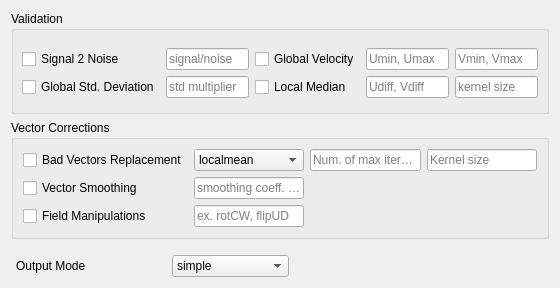
             <widget class="QWidget" name="PosPage">
              <property name="geometry">
               <rect>
                <x>0</x>
                <y>0</y>
                <width>560</width>
                <height>288</height>
               </rect>
              </property>
              <attribute name="label">
               <string>Post-Process</string>
              </attribute>
              <layout class="QGridLayout" name="gridLayout_10">
               <item row="0" column="0">
                <widget class="QGroupBox" name="groupBox_9">
                 <property name="title">
                  <string>Validation</string>
                 </property>
                 <layout class="QGridLayout" name="gridLayout_21">
                  <property name="leftMargin">
                   <number>8</number>
                  </property>
                  <property name="topMargin">
                   <number>10</number>
                  </property>
                  <property name="rightMargin">
                   <number>8</number>
                  </property>
                  <property name="bottomMargin">
                   <number>5</number>
                  </property>
                  <item row="0" column="0">
                   <layout class="QGridLayout" name="gridLayout_22">
                    <item row="1" column="1">
                     <widget class="QLineEdit" name="pos_std_LE">
                      <property name="placeholderText">
                       <string>std multiplier</string>
                      </property>
                     </widget>
                    </item>
                    <item row="0" column="1">
                     <widget class="QLineEdit" name="pos_s2n_ratio_LE">
                      <property name="enabled">
                       <bool>true</bool>
                      </property>
                      <property name="whatsThis">
                       <string>&lt;html&gt;&lt;head/&gt;&lt;body&gt;&lt;p&gt;&lt;br/&gt;&lt;/p&gt;&lt;/body&gt;&lt;/html&gt;</string>
                      </property>
                      <property name="text">
                       <string/>
                      </property>
                      <property name="frame">
                       <bool>true</bool>
                      </property>
                      <property name="placeholderText">
                       <string>signal/noise</string>
                      </property>
                     </widget>
                    </item>
                    <item row="0" column="3">
                     <widget class="QLineEdit" name="pos_gv_ulim_LE">
                      <property name="placeholderText">
                       <string>Umin, Umax</string>
                      </property>
                     </widget>
                    </item>
                    <item row="1" column="0">
                     <widget class="QCheckBox" name="pos_std_CB">
                      <property name="enabled">
                       <bool>true</bool>
                      </property>
                      <property name="text">
                       <string>Global Std. Deviation</string>
                      </property>
                     </widget>
                    </item>
                    <item row="1" column="2">
                     <widget class="QCheckBox" name="pos_localvelocity_CB">
                      <property name="enabled">
                       <bool>true</bool>
                      </property>
                      <property name="text">
                       <string>Local Median</string>
                      </property>
                     </widget>
                    </item>
                    <item row="1" column="3">
                     <widget class="QLineEdit" name="pos_lv_uvdiff_LE">
                      <property name="placeholderText">
                       <string>Udiff, Vdiff</string>
                      </property>
                     </widget>
                    </item>
                    <item row="0" column="0">
                     <widget class="QCheckBox" name="pos_sig2noise_CB">
                      <property name="enabled">
                       <bool>true</bool>
                      </property>
                      <property name="text">
                       <string>Signal 2 Noise</string>
                      </property>
                     </widget>
                    </item>
                    <item row="0" column="2">
                     <widget class="QCheckBox" name="pos_globalvelocity_CB">
                      <property name="enabled">
                       <bool>true</bool>
                      </property>
                      <property name="text">
                       <string>Global Velocity</string>
                      </property>
                     </widget>
                    </item>
                    <item row="1" column="4">
                     <widget class="QLineEdit" name="pos_lv_kernel_LE">
                      <property name="placeholderText">
                       <string>kernel size</string>
                      </property>
                     </widget>
                    </item>
                    <item row="0" column="4">
                     <widget class="QLineEdit" name="pos_gv_vlim_LE">
                      <property name="placeholderText">
                       <string>Vmin, Vmax</string>
                      </property>
                     </widget>
                    </item>
                   </layout>
                  </item>
                 </layout>
                </widget>
               </item>
               <item row="1" column="0">
                <widget class="QGroupBox" name="groupBox_10">
                 <property name="title">
                  <string>Vector Corrections</string>
                 </property>
                 <layout class="QGridLayout" name="gridLayout_14">
                  <property name="leftMargin">
                   <number>9</number>
                  </property>
                  <item row="0" column="0">
                   <layout class="QGridLayout" name="gridLayout_6">
                    <item row="0" column="0" colspan="2">
                     <widget class="QCheckBox" name="pos_badvector_CB">
                      <property name="enabled">
                       <bool>true</bool>
                      </property>
                      <property name="text">
                       <string>Bad Vectors Replacement</string>
                      </property>
                     </widget>
                    </item>
                    <item row="0" column="3">
                     <widget class="QLineEdit" name="pos_bv_niterations_LE">
                      <property name="placeholderText">
                       <string>Num. of max iterations</string>
                      </property>
                     </widget>
                    </item>
                    <item row="0" column="2">
                     <widget class="QComboBox" name="pos_bv_method_CB">
                      <property name="sizePolicy">
                       <sizepolicy hsizetype="Expanding" vsizetype="Fixed">
                        <horstretch>0</horstretch>
                        <verstretch>0</verstretch>
                       </sizepolicy>
                      </property>
                      <item>
                       <property name="text">
                        <string>localmean</string>
                       </property>
                      </item>
                      <item>
                       <property name="text">
                        <string>disk</string>
                       </property>
                      </item>
                      <item>
                       <property name="text">
                        <string>distance</string>
                       </property>
                      </item>
                     </widget>
                    </item>
                    <item row="0" column="4">
                     <widget class="QLineEdit" name="pos_bv_kernel_LE">
                      <property name="placeholderText">
                       <string>Kernel size</string>
                      </property>
                     </widget>
                    </item>
                    <item row="1" column="2">
                     <widget class="QLineEdit" name="pos_smth_factor_LE">
                      <property name="placeholderText">
                       <string>smoothing coeff. u, v</string>
                      </property>
                     </widget>
                    </item>
                    <item row="1" column="0" colspan="2">
                     <widget class="QCheckBox" name="pos_smoothing_CB">
                      <property name="enabled">
                       <bool>true</bool>
                      </property>
                      <property name="sizePolicy">
                       <sizepolicy hsizetype="Minimum" vsizetype="Fixed">
                        <horstretch>0</horstretch>
                        <verstretch>0</verstretch>
                       </sizepolicy>
                      </property>
                      <property name="text">
                       <string>Vector Smoothing</string>
                      </property>
                     </widget>
                    </item>
                    <item row="2" column="2">
                     <widget class="QLineEdit" name="pos_fm_LE">
                      <property name="placeholderText">
                       <string>ex. rotCW, flipUD</string>
                      </property>
                     </widget>
                    </item>
                    <item row="2" column="0" colspan="2">
                     <widget class="QCheckBox" name="pos_fieldmanip_CB">
                      <property name="enabled">
                       <bool>true</bool>
                      </property>
                      <property name="text">
                       <string>Field Manipulations</string>
                      </property>
                     </widget>
                    </item>
                   </layout>
                  </item>
                 </layout>
                </widget>
               </item>
               <item row="2" column="0">
                <layout class="QHBoxLayout" name="horizontalLayout_3" stretch="0,1,2">
                 <property name="spacing">
                  <number>6</number>
                 </property>
                 <property name="sizeConstraint">
                  <enum>QLayout::SetDefaultConstraint</enum>
                 </property>
                 <property name="leftMargin">
                  <number>5</number>
                 </property>
                 <property name="topMargin">
                  <number>10</number>
                 </property>
                 <property name="rightMargin">
                  <number>25</number>
                 </property>
                 <item>
                  <widget class="QLabel" name="label_15">
                   <property name="sizePolicy">
                    <sizepolicy hsizetype="Minimum" vsizetype="Preferred">
                     <horstretch>0</horstretch>
                     <verstretch>0</verstretch>
                    </sizepolicy>
                   </property>
                   <property name="minimumSize">
                    <size>
                     <width>150</width>
                     <height>0</height>
                    </size>
                   </property>
                   <property name="text">
                    <string>Output Mode</string>
                   </property>
                   <property name="alignment">
                    <set>Qt::AlignLeading|Qt::AlignLeft|Qt::AlignVCenter</set>
                   </property>
                  </widget>
                 </item>
                 <item>
                  <widget class="QComboBox" name="pos_output_CB">
                   <item>
                    <property name="text">
                     <string>simple</string>
                    </property>
                   </item>
                   <item>
                    <property name="text">
                     <string>extended</string>
                    </property>
                   </item>
                  </widget>
                 </item>
                 <item>
                  <spacer name="horizontalSpacer_2">
                   <property name="orientation">
                    <enum>Qt::Horizontal</enum>
                   </property>
                   <property name="sizeType">
                    <enum>QSizePolicy::Preferred</enum>
                   </property>
                   <property name="sizeHint" stdset="0">
                    <size>
                     <width>40</width>
                     <height>20</height>
                    </size>
                   </property>
                  </spacer>
                 </item>
                </layout>
               </item>
              </layout>
             </widget>
